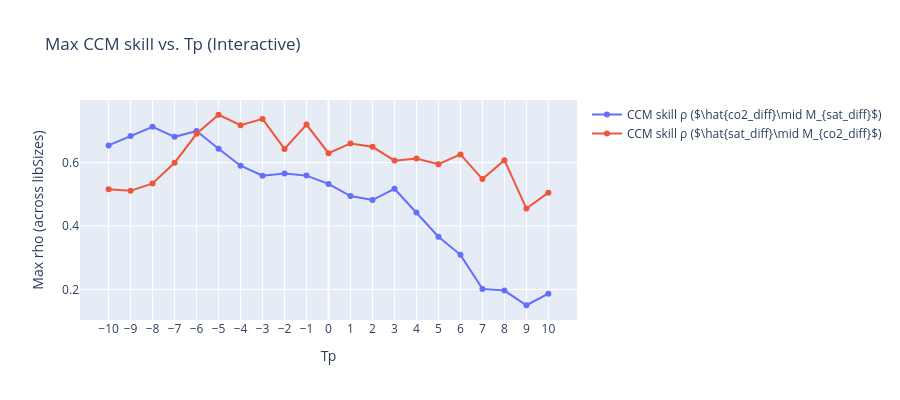

The code cell stored with this chart in its notebook:
### Code cell
from toolbox import Tp_ana as ta
import importlib
importlib.reload(ta)
 
df_AT_diff = ds_sat_diff.isel(lat=80, lon=0).to_dataframe().reset_index()
# only keep the columns 'age' and 'sat_diff'
df_AT_diff = df_AT_diff[['age', 'sat_diff']]
df_AT_diff

# df_AT_diff = df_AT_diff.rename(columns={'age': 'age', 'sat_diff': 'sat_diff'})
Tps_list, forward_rhos, reverse_rhos = ta.find_optimal_Tp(
    df_sd      = df_AT_diff,
    df_pre     = df_co2_diff,
    E          = 4,
    tau        = -2,
    libSizes   = "100",
    sample     = 100,
    Tps        = range(-10, 11),
    interactive=True   
)

### Figure 1 — Plotly figure (JSON) as saved in the notebook; plotly's stock layout.template omitted (floating-point values rounded to 4 significant figures)
{"data": [{"mode": "lines+markers", "name": "CCM skill ρ ($\\hat{co2_diff}\\mid M_{sat_diff}$)", "type": "scatter", "x": [-10, -9, -8, -7, -6, -5, -4, -3, -2, -1, 0, 1, 2, 3, 4, 5, 6, 7, 8, 9, 10], "y": [0.6541, 0.6838, 0.7126, 0.6811, 0.6995, 0.6435, 0.5899, 0.5583, 0.5656, 0.5588, 0.5326, 0.4943, 0.4818, 0.5173, 0.4422, 0.3659, 0.3089, 0.2014, 0.1963, 0.1499, 0.1864]}, {"mode": "lines+markers", "name": "CCM skill ρ ($\\hat{sat_diff}\\mid M_{co2_diff}$)", "type": "scatter", "x": [-10, -9, -8, -7, -6, -5, -4, -3, -2, -1, 0, 1, 2, 3, 4, 5, 6, 7, 8, 9, 10], "y": [0.5157, 0.5108, 0.534, 0.5991, 0.6907, 0.7507, 0.7179, 0.7377, 0.643, 0.7198, 0.6296, 0.6603, 0.6496, 0.6061, 0.613, 0.5945, 0.6256, 0.5478, 0.6074, 0.4548, 0.5051]}], "layout": {"height": 400, "title": {"text": "Max CCM skill vs. Tp (Interactive)"}, "width": 900, "xaxis": {"tickmode": "array", "tickvals": [-10, -9, -8, -7, -6, -5, -4, -3, -2, -1, 0, 1, 2, 3, 4, 5, 6, 7, 8, 9, 10], "title": {"text": "Tp"}}, "yaxis": {"title": {"text": "Max rho (across libSizes)"}}}}
